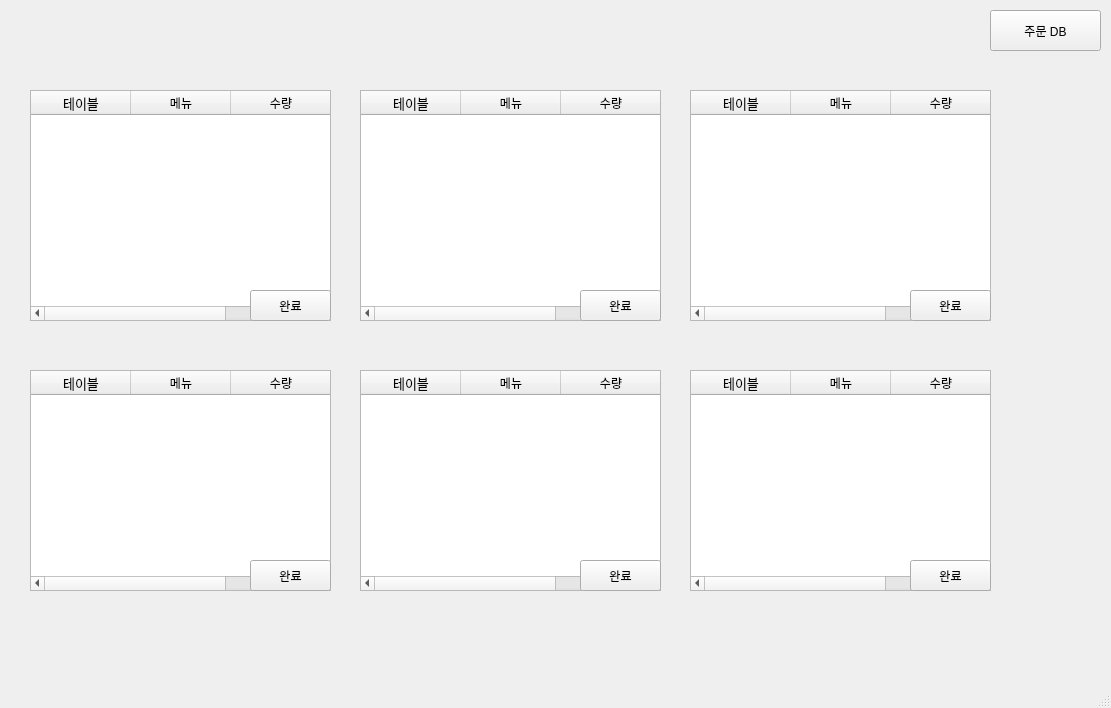
<?xml version="1.0" encoding="UTF-8"?>
<ui version="4.0">
 <class>MainWindow</class>
 <widget class="QMainWindow" name="MainWindow">
  <property name="geometry">
   <rect>
    <x>0</x>
    <y>0</y>
    <width>1111</width>
    <height>708</height>
   </rect>
  </property>
  <property name="windowTitle">
   <string>MainWindow</string>
  </property>
  <widget class="QWidget" name="centralwidget">
   <widget class="QTableWidget" name="tableWidget">
    <property name="geometry">
     <rect>
      <x>30</x>
      <y>90</y>
      <width>301</width>
      <height>231</height>
     </rect>
    </property>
    <column>
     <property name="text">
      <string>테이블</string>
     </property>
     <property name="font">
      <font>
       <pointsize>10</pointsize>
      </font>
     </property>
    </column>
    <column>
     <property name="text">
      <string>메뉴</string>
     </property>
    </column>
    <column>
     <property name="text">
      <string>수량</string>
     </property>
    </column>
   </widget>
   <widget class="QPushButton" name="DB">
    <property name="geometry">
     <rect>
      <x>990</x>
      <y>10</y>
      <width>111</width>
      <height>41</height>
     </rect>
    </property>
    <property name="text">
     <string>주문 DB</string>
    </property>
   </widget>
   <widget class="QPushButton" name="pushButton">
    <property name="geometry">
     <rect>
      <x>250</x>
      <y>290</y>
      <width>81</width>
      <height>31</height>
     </rect>
    </property>
    <property name="text">
     <string>완료</string>
    </property>
   </widget>
   <widget class="QTableWidget" name="tableWidget_2">
    <property name="geometry">
     <rect>
      <x>360</x>
      <y>90</y>
      <width>301</width>
      <height>231</height>
     </rect>
    </property>
    <column>
     <property name="text">
      <string>테이블</string>
     </property>
     <property name="font">
      <font>
       <pointsize>10</pointsize>
      </font>
     </property>
    </column>
    <column>
     <property name="text">
      <string>메뉴</string>
     </property>
    </column>
    <column>
     <property name="text">
      <string>수량</string>
     </property>
    </column>
   </widget>
   <widget class="QTableWidget" name="tableWidget_3">
    <property name="geometry">
     <rect>
      <x>690</x>
      <y>90</y>
      <width>301</width>
      <height>231</height>
     </rect>
    </property>
    <column>
     <property name="text">
      <string>테이블</string>
     </property>
     <property name="font">
      <font>
       <pointsize>10</pointsize>
      </font>
     </property>
    </column>
    <column>
     <property name="text">
      <string>메뉴</string>
     </property>
    </column>
    <column>
     <property name="text">
      <string>수량</string>
     </property>
    </column>
   </widget>
   <widget class="QTableWidget" name="tableWidget_4">
    <property name="geometry">
     <rect>
      <x>30</x>
      <y>370</y>
      <width>301</width>
      <height>221</height>
     </rect>
    </property>
    <column>
     <property name="text">
      <string>테이블</string>
     </property>
     <property name="font">
      <font>
       <pointsize>10</pointsize>
      </font>
     </property>
    </column>
    <column>
     <property name="text">
      <string>메뉴</string>
     </property>
    </column>
    <column>
     <property name="text">
      <string>수량</string>
     </property>
    </column>
   </widget>
   <widget class="QTableWidget" name="tableWidget_5">
    <property name="geometry">
     <rect>
      <x>360</x>
      <y>370</y>
      <width>301</width>
      <height>221</height>
     </rect>
    </property>
    <column>
     <property name="text">
      <string>테이블</string>
     </property>
     <property name="font">
      <font>
       <pointsize>10</pointsize>
      </font>
     </property>
    </column>
    <column>
     <property name="text">
      <string>메뉴</string>
     </property>
    </column>
    <column>
     <property name="text">
      <string>수량</string>
     </property>
    </column>
   </widget>
   <widget class="QTableWidget" name="tableWidget_6">
    <property name="geometry">
     <rect>
      <x>690</x>
      <y>370</y>
      <width>301</width>
      <height>221</height>
     </rect>
    </property>
    <column>
     <property name="text">
      <string>테이블</string>
     </property>
     <property name="font">
      <font>
       <pointsize>10</pointsize>
      </font>
     </property>
    </column>
    <column>
     <property name="text">
      <string>메뉴</string>
     </property>
    </column>
    <column>
     <property name="text">
      <string>수량</string>
     </property>
    </column>
   </widget>
   <widget class="QPushButton" name="pushButton_2">
    <property name="geometry">
     <rect>
      <x>580</x>
      <y>290</y>
      <width>81</width>
      <height>31</height>
     </rect>
    </property>
    <property name="text">
     <string>완료</string>
    </property>
   </widget>
   <widget class="QPushButton" name="pushButton_3">
    <property name="geometry">
     <rect>
      <x>910</x>
      <y>290</y>
      <width>81</width>
      <height>31</height>
     </rect>
    </property>
    <property name="text">
     <string>완료</string>
    </property>
   </widget>
   <widget class="QPushButton" name="pushButton_4">
    <property name="geometry">
     <rect>
      <x>250</x>
      <y>560</y>
      <width>81</width>
      <height>31</height>
     </rect>
    </property>
    <property name="text">
     <string>완료</string>
    </property>
   </widget>
   <widget class="QPushButton" name="pushButton_5">
    <property name="geometry">
     <rect>
      <x>580</x>
      <y>560</y>
      <width>81</width>
      <height>31</height>
     </rect>
    </property>
    <property name="text">
     <string>완료</string>
    </property>
   </widget>
   <widget class="QPushButton" name="pushButton_6">
    <property name="geometry">
     <rect>
      <x>910</x>
      <y>560</y>
      <width>81</width>
      <height>31</height>
     </rect>
    </property>
    <property name="text">
     <string>완료</string>
    </property>
   </widget>
  </widget>
  <widget class="QMenuBar" name="menubar">
   <property name="geometry">
    <rect>
     <x>0</x>
     <y>0</y>
     <width>1111</width>
     <height>22</height>
    </rect>
   </property>
  </widget>
  <widget class="QStatusBar" name="statusbar"/>
 </widget>
 <resources/>
 <connections/>
</ui>
